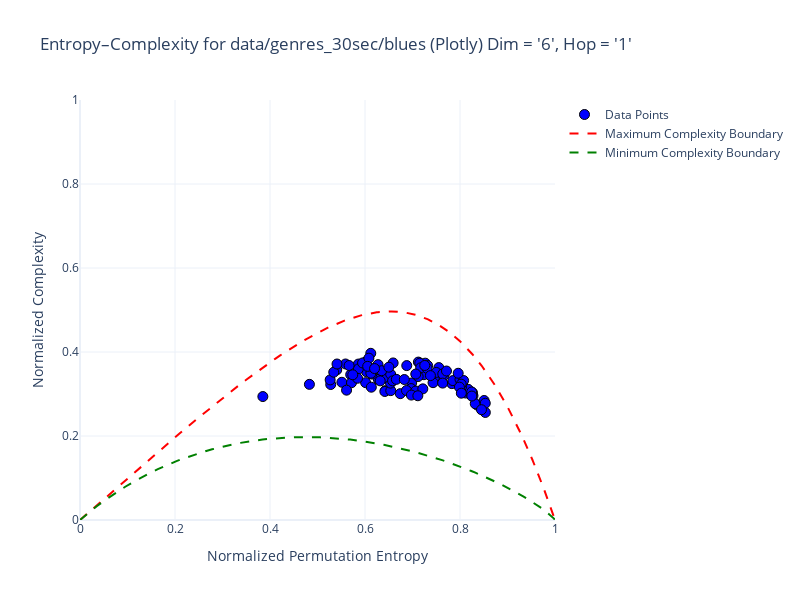

Write notebook code for a chart like this one.
### Markdown cell above
# Genres

### Code cell
folder_path = "data/genres_30sec/blues"
dim = 6
hop = 1
plot_graph_ordpy(folder_path, dim, hop)
